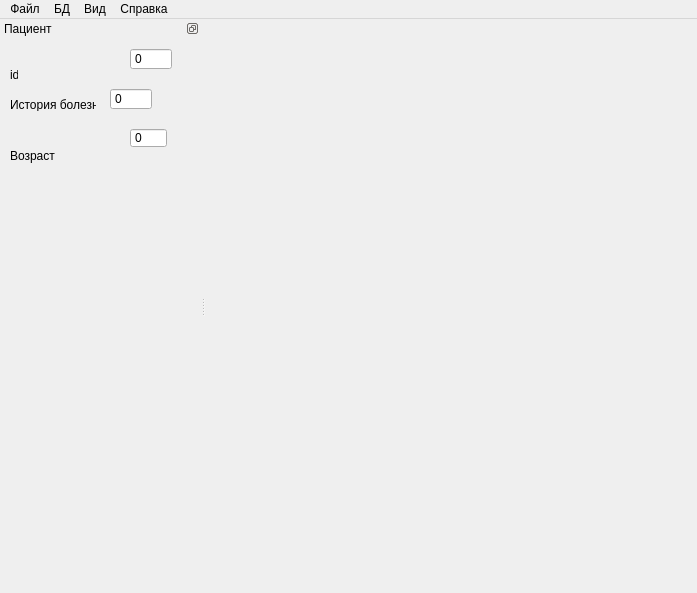
<?xml version="1.0" encoding="UTF-8"?>
<ui version="4.0">
 <class>MainWindow</class>
 <widget class="QMainWindow" name="MainWindow">
  <property name="geometry">
   <rect>
    <x>0</x>
    <y>0</y>
    <width>697</width>
    <height>593</height>
   </rect>
  </property>
  <property name="windowTitle">
   <string>Гистология клеток почек</string>
  </property>
  <property name="windowIcon">
   <iconset resource="resource.qrc">
    <normaloff>:/icons/favicon.ico</normaloff>:/icons/favicon.ico</iconset>
  </property>
  <widget class="QWidget" name="centralWidget">
   <layout class="QVBoxLayout" name="verticalLayout_2">
    <item>
     <widget class="ImageWidget" name="widget" native="true"/>
    </item>
   </layout>
  </widget>
  <widget class="QMenuBar" name="menuBar">
   <property name="geometry">
    <rect>
     <x>0</x>
     <y>0</y>
     <width>697</width>
     <height>21</height>
    </rect>
   </property>
   <widget class="QMenu" name="file_menu">
    <property name="title">
     <string>Файл</string>
    </property>
    <addaction name="quit_action"/>
   </widget>
   <widget class="QMenu" name="bd_menu">
    <property name="title">
     <string>БД</string>
    </property>
    <addaction name="previouspatient_action"/>
    <addaction name="nextpatient_action"/>
    <addaction name="separator"/>
    <addaction name="disconnect_action"/>
   </widget>
   <widget class="QMenu" name="view_menu">
    <property name="title">
     <string>Вид</string>
    </property>
    <addaction name="zoom_out_action"/>
    <addaction name="zoom_in_action"/>
    <addaction name="fullscreen_action"/>
   </widget>
   <widget class="QMenu" name="info_menu">
    <property name="title">
     <string>Справка</string>
    </property>
    <addaction name="usermanual_action"/>
    <addaction name="devmanual_action"/>
    <addaction name="github_action"/>
   </widget>
   <addaction name="file_menu"/>
   <addaction name="bd_menu"/>
   <addaction name="view_menu"/>
   <addaction name="info_menu"/>
  </widget>
  <widget class="QDockWidget" name="patient_dock">
   <property name="enabled">
    <bool>true</bool>
   </property>
   <property name="minimumSize">
    <size>
     <width>200</width>
     <height>238</height>
    </size>
   </property>
   <property name="features">
    <set>QDockWidget::DockWidgetFloatable|QDockWidget::DockWidgetMovable</set>
   </property>
   <property name="allowedAreas">
    <set>Qt::LeftDockWidgetArea|Qt::RightDockWidgetArea</set>
   </property>
   <property name="windowTitle">
    <string>Пациент</string>
   </property>
   <attribute name="dockWidgetArea">
    <number>1</number>
   </attribute>
   <widget class="QWidget" name="dockWidgetContents">
    <widget class="QLabel" name="label">
     <property name="geometry">
      <rect>
       <x>10</x>
       <y>30</y>
       <width>8</width>
       <height>13</height>
      </rect>
     </property>
     <property name="text">
      <string>id</string>
     </property>
    </widget>
    <widget class="QLabel" name="label_2">
     <property name="geometry">
      <rect>
       <x>10</x>
       <y>60</y>
       <width>86</width>
       <height>13</height>
      </rect>
     </property>
     <property name="text">
      <string>История болезни</string>
     </property>
    </widget>
    <widget class="QSpinBox" name="spinBox">
     <property name="geometry">
      <rect>
       <x>130</x>
       <y>10</y>
       <width>42</width>
       <height>22</height>
      </rect>
     </property>
     <property name="readOnly">
      <bool>true</bool>
     </property>
     <property name="buttonSymbols">
      <enum>QAbstractSpinBox::NoButtons</enum>
     </property>
    </widget>
    <widget class="QSpinBox" name="spinBox_2">
     <property name="geometry">
      <rect>
       <x>110</x>
       <y>50</y>
       <width>42</width>
       <height>22</height>
      </rect>
     </property>
     <property name="readOnly">
      <bool>true</bool>
     </property>
     <property name="buttonSymbols">
      <enum>QAbstractSpinBox::NoButtons</enum>
     </property>
    </widget>
    <widget class="QLabel" name="label_3">
     <property name="geometry">
      <rect>
       <x>10</x>
       <y>110</y>
       <width>51</width>
       <height>16</height>
      </rect>
     </property>
     <property name="text">
      <string>Возраст</string>
     </property>
    </widget>
    <widget class="QSpinBox" name="spinBox_3">
     <property name="geometry">
      <rect>
       <x>130</x>
       <y>90</y>
       <width>37</width>
       <height>20</height>
      </rect>
     </property>
     <property name="readOnly">
      <bool>true</bool>
     </property>
     <property name="buttonSymbols">
      <enum>QAbstractSpinBox::NoButtons</enum>
     </property>
    </widget>
   </widget>
  </widget>
  <action name="zoom_in_action">
   <property name="icon">
    <iconset resource="resource.qrc">
     <normaloff>:/icons/icons/zoom_in_ic.png</normaloff>:/icons/icons/zoom_in_ic.png</iconset>
   </property>
   <property name="text">
    <string>Увеличить</string>
   </property>
   <property name="toolTip">
    <string>Увеличить изображение</string>
   </property>
   <property name="shortcut">
    <string>Ctrl+=</string>
   </property>
  </action>
  <action name="zoom_out_action">
   <property name="icon">
    <iconset resource="resource.qrc">
     <normaloff>:/icons/icons/zoom_out_ic.png</normaloff>:/icons/icons/zoom_out_ic.png</iconset>
   </property>
   <property name="text">
    <string>Уменьшить</string>
   </property>
   <property name="toolTip">
    <string>Уменьшить изображение</string>
   </property>
  </action>
  <action name="github_action">
   <property name="icon">
    <iconset resource="resource.qrc">
     <normaloff>:/icons/icons/github.png</normaloff>:/icons/icons/github.png</iconset>
   </property>
   <property name="text">
    <string>GitHub</string>
   </property>
   <property name="toolTip">
    <string>Открыть репозиторий Github проекта</string>
   </property>
   <property name="shortcut">
    <string>Meta+G, Meta+H</string>
   </property>
  </action>
  <action name="quit_action">
   <property name="icon">
    <iconset resource="resource.qrc">
     <normaloff>:/icons/icons/quit.png</normaloff>:/icons/icons/quit.png</iconset>
   </property>
   <property name="text">
    <string>Выход</string>
   </property>
   <property name="shortcut">
    <string>Meta+Q</string>
   </property>
  </action>
  <action name="usermanual_action">
   <property name="icon">
    <iconset resource="resource.qrc">
     <normaloff>:/icons/icons/user_manual_ic.png</normaloff>:/icons/icons/user_manual_ic.png</iconset>
   </property>
   <property name="text">
    <string>Руководство пользователя</string>
   </property>
   <property name="toolTip">
    <string>Открыть инструкцию пользователя к программе</string>
   </property>
   <property name="shortcut">
    <string>Ctrl+I</string>
   </property>
  </action>
  <action name="devmanual_action">
   <property name="icon">
    <iconset resource="resource.qrc">
     <normaloff>:/icons/icons/dev_manual_icon.png</normaloff>:/icons/icons/dev_manual_icon.png</iconset>
   </property>
   <property name="text">
    <string>Документация разработчика</string>
   </property>
   <property name="shortcut">
    <string>Ctrl+D</string>
   </property>
  </action>
  <action name="disconnect_action">
   <property name="icon">
    <iconset resource="resource.qrc">
     <normaloff>:/icons/icons/delete_param_ic.png</normaloff>:/icons/icons/delete_param_ic.png</iconset>
   </property>
   <property name="text">
    <string>Отключить БД</string>
   </property>
   <property name="toolTip">
    <string>Разорвать соединение с базой MySQL</string>
   </property>
   <property name="shortcut">
    <string>Ctrl+W</string>
   </property>
  </action>
  <action name="fullscreen_action">
   <property name="icon">
    <iconset resource="resource.qrc">
     <normaloff>:/icons/icons/full_screen_ic.png</normaloff>:/icons/icons/full_screen_ic.png</iconset>
   </property>
   <property name="text">
    <string>Во весь экран</string>
   </property>
   <property name="shortcut">
    <string>Ctrl+F</string>
   </property>
  </action>
  <action name="nextpatient_action">
   <property name="icon">
    <iconset resource="resource.qrc">
     <normaloff>:/icons/icons/next_ic.png</normaloff>:/icons/icons/next_ic.png</iconset>
   </property>
   <property name="text">
    <string>Следующий пациент</string>
   </property>
   <property name="toolTip">
    <string>Выбор следующего пациента</string>
   </property>
   <property name="shortcut">
    <string>End</string>
   </property>
  </action>
  <action name="previouspatient_action">
   <property name="icon">
    <iconset resource="resource.qrc">
     <normaloff>:/icons/icons/previous_ic.png</normaloff>:/icons/icons/previous_ic.png</iconset>
   </property>
   <property name="text">
    <string>Предыдущий пациент</string>
   </property>
   <property name="toolTip">
    <string>Предыдущий пациент</string>
   </property>
  </action>
 </widget>
 <layoutdefault spacing="6" margin="11"/>
 <customwidgets>
  <customwidget>
   <class>ImageWidget</class>
   <extends>QWidget</extends>
   <header>widgets\imagewidget.h</header>
   <container>1</container>
  </customwidget>
 </customwidgets>
 <resources>
  <include location="resource.qrc"/>
 </resources>
 <connections/>
</ui>
